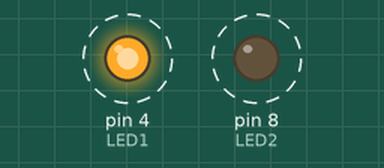
Recording of a sketch running on a simulated Arduino Uno, built with avr-gcc and run on an emulated ATmega328P. On the bench: output pins drawn as LEDs (lit = HIGH). Dashed ring = blinking.

Above: at 0.2 s.
Timing chart, 0 to 3.0 s (numbered marks = the images above):
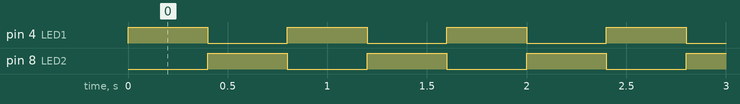

Measured:
- by itself, pin 4 (LED1), pin 8 (LED2): alternates HIGH for 0.40 s and LOW for 0.40 s

The sketch:

dosleds.ino
```cpp
 const int LED1 = 4;
 const int LED2 = 8;

 void setup() {
 pinMode(LED1, OUTPUT);
 pinMode(LED2, OUTPUT);
 }

 void loop() {
 digitalWrite(LED1, HIGH);
 digitalWrite(LED2, LOW);
 delay(400);

 digitalWrite(LED1, LOW);
 digitalWrite(LED2, HIGH);
 delay(400);
 }
```
